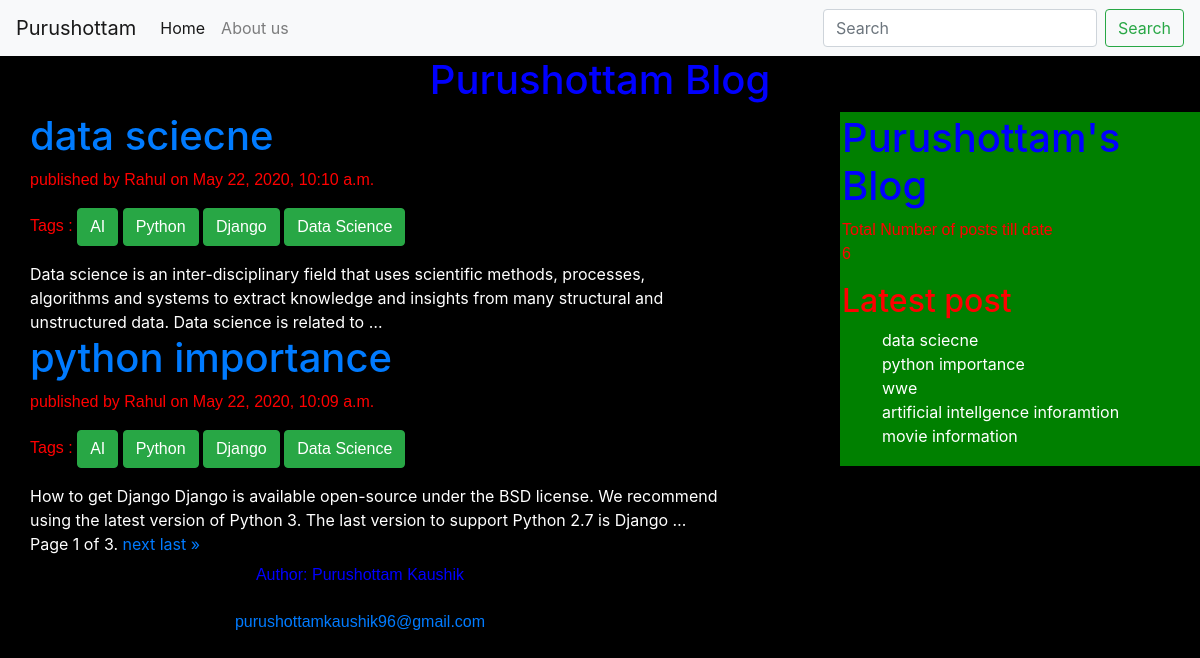
The page / on the database its author committed.
### blog/models.py (models this page shows, shortened)
class Post(models.Model):
    status_choices = (('draft', 'DRAFT'), ('published', 'PUBLISHED'))
    title = models.CharField(max_length=100)
    slug = models.SlugField(max_length=264, unique_for_date='publish')
    author = models.ForeignKey(User, related_name='blog_posts', on_delete=models.CASCADE)
    body = models.TextField()
    publish = models.DateTimeField(default=timezone.now)
    created = models.DateTimeField(auto_now_add=True)
    updated = models.DateTimeField(auto_now=True)
    status = models.CharField(max_length=10, choices=status_choices, default='draft')
    objects = CustomPost()
    tags = TaggableManager()
    class Meta:
        ordering = ('-publish',)
    def get_absolute_url(self):
        return reverse('post_detail', args=[
            self.publish.year,
            self.publish.strftime('%m'),
            self.publish.strftime('%d'),
            self.slug
        ])

### blog/views.py (the view)
# urls.py: url(r'^$', views.display_post),
def display_post(request, tag_slug=None):
    post = Post.objects.all()
    tag = None
    if tag_slug:
        tag = get_object_or_404(Tag, slug=tag_slug)
        post = post.filter(tags__in=[tag])
    paginator = Paginator(post, 2)
    page_number = request.GET.get('page')
    try:
        post = paginator.page(page_number)
    except PageNotAnInteger:
        post = paginator.page(1)
    except EmptyPage:
        post = paginator.page(paginator.num_pages)
    return render(request, 'blog/post_list.html', context={'post': post, 'tag': tag})

### blog/models.py (called while the page is built)
    def get_queryset(self):
        return super().get_queryset().filter(status='published')

### blog/templatetags/blog_tags.py (called while the page is built)
@register.simple_tag
def postcount():
    return Post.objects.count()

@register.inclusion_tag('blog/latestpost.html')
def latest_post(count):
    latest = Post.objects.order_by('-publish')[:count]
    return {'latestpost':latest}

### templates/blog/post_list.html (shortened to what this page needs)
<!DOCTYPE html>
<html lang="en">
{% extends 'blog/base.html' %}
        {%block content_block%}
            {%for post in post%}
                <h1><a href="{{post.get_absolute_url}}">{{post.title}}</a></h1>
                <p id="date">published by {{post.author | title}} on {{post.publish}}  </p>
                <p>
                    Tags : {%for tag in post.tags.all %}
                <a href="{% url 'post_list_by_tag_name' tag.slug%}" class="btn btn-success">{{tag.name}}</a>
                    {%endfor%}
                </p>
                {{post.body | truncatewords:30}} <br>
            {%endfor%}
        {%include 'blog/pagination.html' with page=post%}
        {% endblock %}

### templates/blog/base.html (shortened to what this page needs)
<!DOCTYPE html>
<html lang="en">
{% load blog_tags %}
{% load staticfiles %}
<head>
    <link rel="stylesheet" href="https://stackpath.bootstrapcdn.com/bootstrap/4.5.0/css/bootstrap.min.css">
    <link rel="stylesheet" href="{% static 'css/blog.css' %}">
</head>
<body>
        <nav class="navbar navbar-expand-lg navbar-light bg-light">
  <a class="navbar-brand" href="#">Purushottam</a>
  <div class="collapse navbar-collapse" id="navbarSupportedContent">
    <ul class="navbar-nav mr-auto">
      <li class="nav-item active">
        <a class="nav-link" href="#">Home <span class="sr-only">(current)</span></a>
      </li>
      <li class="nav-item">
        <a class="nav-link" href="#">About us</a>
      </li>
    </ul>
    <form class="form-inline my-2 my-lg-0">
      <input class="form-control mr-sm-2" type="search" placeholder="Search" aria-label="Search">
      <button class="btn btn-outline-success my-2 my-sm-0" type="submit">Search</button>
    </form>
  </div>
</nav>
    <h1 align="center" padding="10px">Purushottam Blog</h1>
    <div class="content">
        {%block content_block%}
        {%endblock%}
    </div>
    <div class="sidebar">
        <h1>Purushottam's Blog</h1>
        <p>Total Number of posts till date {%postcount%}</p>
        <h2>Latest post </h2>
        {% latest_post 5%}
    </div>
 <footer>
  <p id="foot"  class="btn btn-large">Author: Purushottam Kaushik</p>
  <p  align="center" ><a href="mailto:purushottamkaushik96@gmail.com" >purushottamkaushik96@gmail.com</a></p>
</footer>
</body>
</html>

### templates/blog/pagination.html (shortened to what this page needs)
<div class="pagination">
    <span class="step-links">
        <span class="current">
            Page {{ page.number }} of {{ page.paginator.num_pages }}.
        </span>
        {% if page.has_next %}
            <a href="?page={{ page.next_page_number }}">next</a>
            <a href="?page={{ page.paginator.num_pages }}">last &raquo;</a>
        {% endif %}
    </span>
</div>

### templates/blog/latestpost.html
<ul>
    {%for post in latestpost%}
    <a href="{{post.get_absolute_url}}">{{post.title}}</a>
    <br>
    {%endfor%}
</ul>

### static/css/blog.css (style rules this page uses)
.content { width : 60%; float : left; background : black; color : white; padding : 0 0 0 30px; }
.sidebar { width : 30%; float :right; background : green ; color :red; padding : 2px; }
body { background : black; }
#foot { color : blue; align : center; }
h1 { color :blue; }
p { font-family : Arial; text-align : justified; color : red; width : 60%; }
.sidebar ul a { color : white; }

### rows shown on the page
Post: title "data sciecne", author "Rahul", publish "May 22, 2020, 10:10 a.m.", body "Data science is an inter-disciplinary field that uses scientific methods, processes, algorithms and systems to extract knowledge and insights from many structural and unstructured data. Data science is related to …"
Tag: name "AI"
Tag: name "Python"
Tag: name "Django"
Tag: name "Data Science"
Post: title "python importance", author "Rahul", publish "May 22, 2020, 10:09 a.m.", body "How to get Django Django is available open-source under the BSD license. We recommend using the latest version of Python 3. The last version to support Python 2.7 is Django …"
Post: title "wwe"
Post: title "artificial intellgence inforamtion"
Post: title "movie information"

### other values the page prints
{{ page.number }} "1"
{{ page.paginator.num_pages }} "3"
